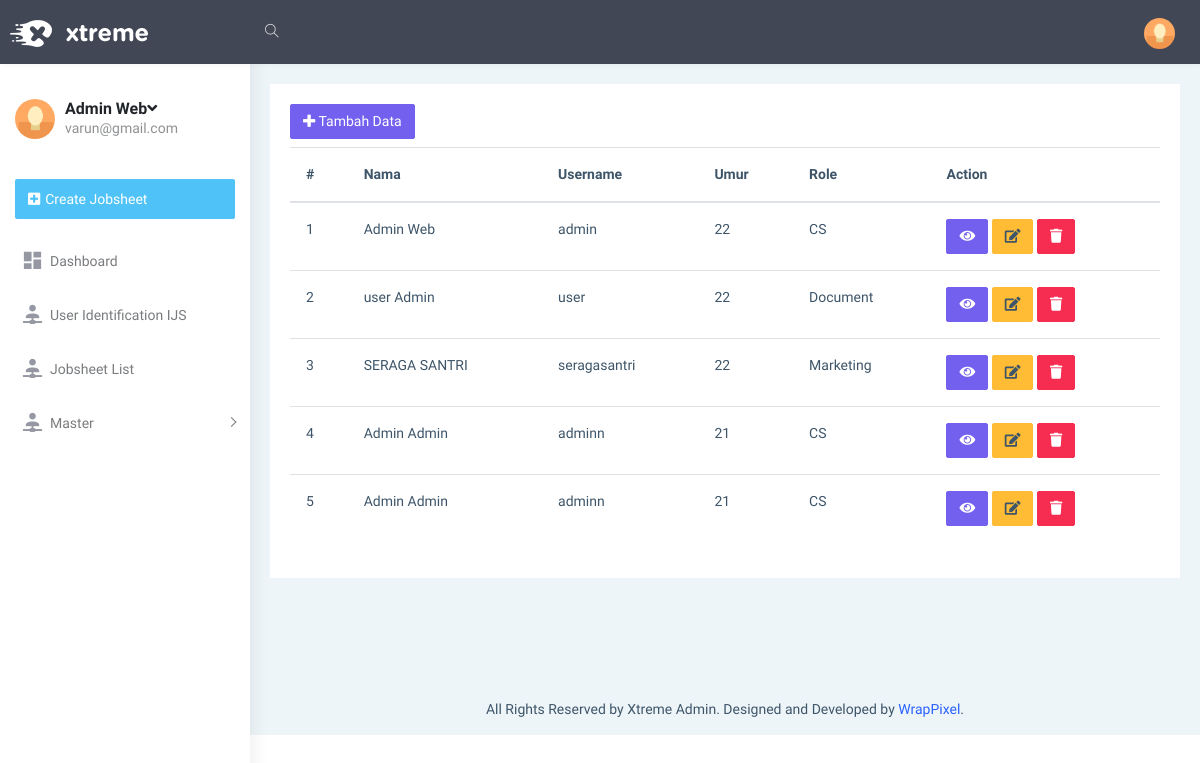
Page /index.php/admin/users on the committed database.
### tables this page shows
CREATE TABLE `tb_users` (
  `id` int(11) NOT NULL,
  `nama_depan` varchar(255) NOT NULL,
  `nama_belakang` varchar(255) NOT NULL,
  `umur` int(2) NOT NULL,
  `username` varchar(50) NOT NULL,
  `email` varchar(225) NOT NULL,
  `password` varchar(255) NOT NULL,
  `role_id` int(2) NOT NULL,
  `created_at` datetime DEFAULT NULL,
  `created_by` int(11) DEFAULT NULL,
  `updated_at` datetime DEFAULT NULL,
  `updated_by` int(11) DEFAULT NULL
);

CREATE TABLE `tb_role` (
  `role_id` int(11) NOT NULL,
  `nama` varchar(20) NOT NULL,
  `created_at` datetime DEFAULT NULL,
  `created_by` int(11) DEFAULT NULL,
  `updated_at` datetime DEFAULT NULL,
  `updated_by` int(11) DEFAULT NULL
);

### application/controllers/Admin.php (called while the page is built, shortened)
<?php
class Admin extends CI_Controller
{
	public function users(){
		$this->load->model('users_models');
		$data['user'] = $this->users_models->get_user();
		$this->load->model('users_models');
		$data['role'] = $this->users_models->get_role();
		$this->load->view('TemplateAdmin/header');
		$this->load->view('TemplateAdmin/sidebarAdmin');
		$this->load->view('Admin/users',$data);
		$this->load->view('TemplateAdmin/footer');
	}
}
?>

### index.php (called while the page is built, shortened)
<?php
require_once BASEPATH.'core/CodeIgniter.php';

### application/libraries/Fungsi.php (called while the page is built, shortened)
<?php
class Fungsi {
	protected $ci;
	function __construct() {
		$this->ci =& get_instance();
	}
	function user_login() {
		$user_id = $this->ci->session->userdata('id');
		$user_data = $this->ci->users_models->get($user_id)->row();
		return $user_data;
	}
}
 ?>

### application/models/Users_models.php (called while the page is built, shortened)
<?php
class Users_models extends CI_Model
{
	public function get_user()
	{
		return $this->db->query('select * from tb_users INNER JOIN tb_role ON tb_users.role_id = tb_role.role_id')->result_array();
	}
    public function get($id = null) {
		$this->db->from('tb_users');
		$query = $this->db->get();
		return $query;
	}
}
?>

### application/views/Admin/users.php (the view, shortened to what this page needs)
<div class="row">
    <div class="col-12">
                      <div class="card">
                          <div class="card-body">
                          <a type="button" class="btn btn-primary mb-2" href="<?php echo base_url('Admin/TambahData');?>">
                            <i class="fa fa-plus"></i> Tambah Data
                          </a>
                              <div class="table-responsive">
                                  <table class="table">
                                      <thead>
                                          <tr>
                                              <th scope="col">#</th>
                                              <th scope="col">Nama </th>
                                              <th scope="col">Username</th>
                                              <th scope="col">Umur</th>
                                              <th scope="col">Role</th>
                                              <th scope="col">Action</th>
                                          </tr>
                                      </thead>
                                      <tbody>
                                      	<?php
                                      	$no=1;
                                      	foreach ($user as $row) : ?>
                                          <tr>
                                             <td><?php echo $no++;?></td>
                                              <td><?php echo $row['nama_depan'];?> <?php echo $row['nama_belakang'];?></td>
                                              <td><?php echo $row['username'];?></td>
                                              <td><?php echo $row['umur'];?></td>
                                              <td><?php echo $row['nama'];?></td>
                                              <td>
                                                  <a class="btn btn-primary" href="<?php echo base_url('Admin/index')?>"><i class="fa fa-eye"></i></a>
                                                  <a class="btn btn-warning" data-toggle="modal" data-target="#exampleModa2"><i class="fa fa-edit"></i></a>
                                                  <a class="btn btn-danger" href="<?php echo base_url('Admin/index')?>"><i class="fa fa-trash"></i></a>
                                              </td>
                                          </tr>
                                        <?php endforeach; ?>
                                      </tbody>
                                  </table>
                              </div>
                          </div>
                      </div>
                  </div>
              </div>

### application/views/TemplateAdmin/header.php (shortened to what this page needs)
<!DOCTYPE html>
<html dir="ltr" lang="en">
<head>
    <link href="<?php echo base_url() ?>asset/dist/css/style.min.css" rel="stylesheet">
    <link href="<?php echo base_url() ?>asset/dist/css/tajlog.css" rel="stylesheet">
</head>
<body>
    <div id="main-wrapper" data-layout="vertical" data-navbarbg="skin5" data-sidebartype="full" data-sidebar-position="absolute" data-header-position="absolute" data-boxed-layout="full">
        <header class="topbar" data-navbarbg="skin4">
            <nav class="navbar top-navbar navbar-expand-md navbar-dark">
                <div class="navbar-header" data-logobg="skin5">
                    <a class="navbar-brand" href="index.html">
                        <b class="logo-icon">
                            <img src="<?php echo base_url() ?>asset/assets/images/logo-light-icon.png" alt="homepage" class="light-logo" />
                        </b>
                        <span class="logo-text">
                             <img src="<?php echo base_url() ?>asset/assets/images/logo-light-text.png" class="light-logo" alt="homepage" />
                        </span>
                    </a>
                </div>
                <div class="navbar-collapse collapse" id="navbarSupportedContent" data-navbarbg="skin5">
                    <ul class="navbar-nav float-left mr-auto">
                        <li class="nav-item search-box"> <a class="nav-link waves-effect waves-dark" href="javascript:void(0)"><i class="ti-search"></i></a>
                        </li>
                    </ul>
                    <ul class="navbar-nav float-right">
                        <li class="nav-item dropdown">
                            <a class="nav-link dropdown-toggle text-muted waves-effect waves-dark pro-pic" href="" data-toggle="dropdown" aria-haspopup="true" aria-expanded="false"><img src="<?php echo base_url() ?>asset/assets/images/users/1.jpg" alt="user" class="rounded-circle" width="31"></a>
                        </li>
                    </ul>
                </div>
            </nav>
        </header>

### application/views/TemplateAdmin/sidebarAdmin.php (shortened to what this page needs)
<aside class="left-sidebar" data-sidebarbg="skin6">
            <div class="scroll-sidebar">
                <nav class="sidebar-nav">
                    <ul id="sidebarnav">
                        <li>
                            <div class="user-profile d-flex no-block dropdown m-t-20">
                                <div class="user-pic"><img src="<?php echo base_url() ?>asset/assets/images/users/1.jpg" alt="users" class="rounded-circle" width="40" /></div>
                                <div class="user-content hide-menu m-l-10">
                                    <a href="javascript:void(0)" class="" id="Userdd" role="button" data-toggle="dropdown" aria-haspopup="true" aria-expanded="false">
                                        <h5 class="m-b-0 user-name font-medium"><?php echo $this->fungsi->user_login()->nama_depan; ?> <?php echo $this->fungsi->user_login()->nama_belakang; ?><i class="fa fa-angle-down"></i></h5>
                                        <span class="op-5 user-email">varun@gmail.com</span>
                                    </a>
                                </div>
                            </div>
                        </li>
                        <li class="p-15 m-t-10"><a href="<?php echo base_url('jobsheet/create'); ?>" class="btn btn-block create-btn text-white no-block d-flex align-items-center"><i class="fa fa-plus-square"></i> <span class="hide-menu m-l-5">Create Jobsheet</span> </a></li>
                        <li class="sidebar-item"> <a class="sidebar-link waves-effect waves-dark sidebar-link" href="<?php echo base_url('Admin/index'); ?>" aria-expanded="false"><i class="mdi mdi-view-dashboard"></i><span class="hide-menu">Dashboard</span></a></li>
                        <li class="sidebar-item"> <a class="sidebar-link waves-effect waves-dark sidebar-link" href="<?php echo base_url('Admin/users'); ?>" aria-expanded="false"><i class="mdi mdi-account-network"></i><span class="hide-menu">User Identification IJS</span></a>
                        </li>
                        <li class="sidebar-item"> <a class="sidebar-link waves-effect waves-dark sidebar-link" href="<?php echo base_url('Jobsheet/index'); ?>" aria-expanded="false"><i class="mdi mdi-account-network"></i><span class="hide-menu">Jobsheet List</span></a>
                        </li>
                         <li class="sidebar-item"> <a class="sidebar-link has-arrow waves-effect waves-dark" href="javascript:void(0)" aria-expanded="false"><i class="mdi mdi-account-network"></i><span class="hide-menu">Master </span></a>
                        </li>
                    </ul>
                </nav>
            </div>
        </aside>
          <div class="page-wrapper">
            <div class="container-fluid">

### application/views/TemplateAdmin/footer.php (shortened to what this page needs)
              </div>
            <footer class="footer text-center">
                All Rights Reserved by Xtreme Admin. Designed and Developed by <a href="https://wrappixel.com">WrapPixel</a>.
            </footer>
        </div>
    </div>
</body>
</html>

### rows in the picture
tb_users: nama_depan "Admin", nama_belakang "Web", username "admin", umur "22", role.nama "CS"
tb_users: nama_depan "user", nama_belakang "Admin", username "user", umur "22", role.nama "Document"
tb_users: nama_depan "SERAGA", nama_belakang "SANTRI", username "seragasantri", umur "22", role.nama "Marketing"
tb_users: nama_depan "Admin", nama_belakang "Admin", username "adminn", umur "21", role.nama "CS"
tb_users: nama_depan "Admin", nama_belakang "Admin", username "adminn", umur "21", role.nama "CS"
